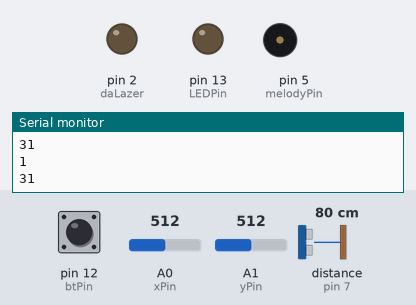
A sketch run on a simulated Arduino Uno, built with avr-gcc and run on an emulated ATmega328P. Shown: output pins drawn as LEDs (lit = HIGH), buzzer (waves = sounding), the last lines printed to the serial monitor. Wiring (inferred from the names in the program): ultrasonic range finder: trigger pin 8; echo pin 7. Dashed ring = blinking. The test bench sets the inputs (shaded band); at power-on: distance to the obstacle (sensor on pin 7) 80 cm, pin 12 (btPin) HIGH, A0 (xPin) = 512, A1 (yPin) = 512. The echo pulse lasts 58.3 µs per cm; pins used as bus, display or sensor lines are not drawn.

Above: at 1.2 s.
1.3 s: distance to the obstacle (sensor on pin 7) set to 38 cm
2.8 s: distance to the obstacle (sensor on pin 7) set to 29 cm
At 3.3 s:
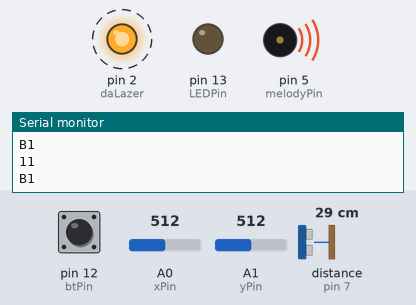
5.8 s: pin 12 (btPin) pulled LOW for 0.15 s
At 10.51 s:
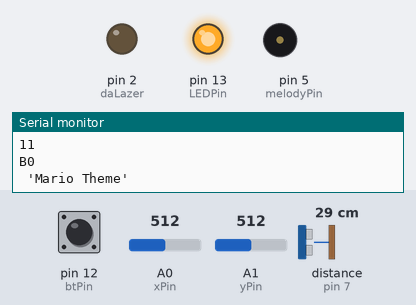
Timing chart, 0 to 14.8 s (numbered marks = the images above; inputs shaded):
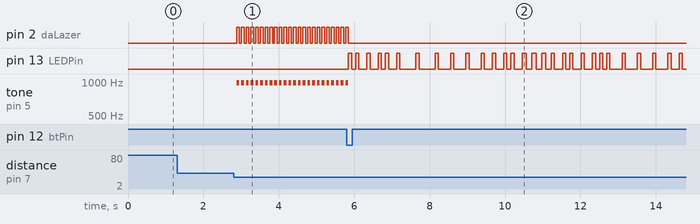

Measured:
- the behaviour switches between 34 and 33 cm on distance to the obstacle (sensor on pin 7) (found by bisection; images 0 and 1)
- after the input at 2.8 s, pin 2 (daLazer): alternates HIGH for 0.07 s and LOW for 0.05 s, starting after 0.08 s; tone on pin 5 (melodyPin): alternates 987 Hz for 0.07 s and silent for 0.05 s, starting after 0.08 s
- after the input at 5.8 s, pin 2 (daLazer): goes on until 5.8 s, then stays LOW; tone on pin 5 (melodyPin): goes on until 5.8 s, then stays silent

The sketch:

AWC_Hackathon.ino
```cpp
/*
  HC-SR04 Ping distance sensor:
  VCC to arduino 5v
  GND to arduino GND
  Echo to Arduino pin 7
  Trig to Arduino pin 8

  This sketch originates from Virtualmix: http://goo.gl/kJ8Gl
  Has been modified by Winkle ink here: http://winkleink.blogspot.com.au/2012/05/arduino-hc-sr04-ultrasonic-distance.html
  And modified further by ScottC here: http://arduinobasics.blogspot.com.au/2012/11/arduinobasics-hc-sr04-ultrasonic-sensor.html
  on 10 Nov 2012.
*/

#define NOTE_B0  31
#define NOTE_C1  33
#define NOTE_CS1 35
#define NOTE_D1  37
#define NOTE_DS1 39
#define NOTE_E1  41
#define NOTE_F1  44
#define NOTE_FS1 46
#define NOTE_G1  49
#define NOTE_GS1 52
#define NOTE_A1  55
#define NOTE_AS1 58
#define NOTE_B1  62
#define NOTE_C2  65
#define NOTE_CS2 69
#define NOTE_D2  73
#define NOTE_DS2 78
#define NOTE_E2  82
#define NOTE_F2  87
#define NOTE_FS2 93
#define NOTE_G2  98
#define NOTE_GS2 104
#define NOTE_A2  110
#define NOTE_AS2 117
#define NOTE_B2  123
#define NOTE_C3  131
#define NOTE_CS3 139
#define NOTE_D3  147
#define NOTE_DS3 156
#define NOTE_E3  165
#define NOTE_F3  175
#define NOTE_FS3 185
#define NOTE_G3  196
#define NOTE_GS3 208
#define NOTE_A3  220
#define NOTE_AS3 233
#define NOTE_B3  247
#define NOTE_C4  262
#define NOTE_CS4 277
#define NOTE_D4  294
#define NOTE_DS4 311
#define NOTE_E4  330
#define NOTE_F4  349
#define NOTE_FS4 370
#define NOTE_G4  392
#define NOTE_GS4 415
#define NOTE_A4  440
#define NOTE_AS4 466
#define NOTE_B4  494
#define NOTE_C5  523
#define NOTE_CS5 554
#define NOTE_D5  587
#define NOTE_DS5 622
#define NOTE_E5  659
#define NOTE_F5  698
#define NOTE_FS5 740
#define NOTE_G5  784
#define NOTE_GS5 831
#define NOTE_A5  880
#define NOTE_AS5 932
#define NOTE_B5  988
#define NOTE_C6  1047
#define NOTE_CS6 1109
#define NOTE_D6  1175
#define NOTE_DS6 1245
#define NOTE_E6  1319
#define NOTE_F6  1397
#define NOTE_FS6 1480
#define NOTE_G6  1568
#define NOTE_GS6 1661
#define NOTE_A6  1760
#define NOTE_AS6 1865
#define NOTE_B6  1976
#define NOTE_C7  2093
#define NOTE_CS7 2217
#define NOTE_D7  2349
#define NOTE_DS7 2489
#define NOTE_E7  2637
#define NOTE_F7  2794
#define NOTE_FS7 2960
#define NOTE_G7  3136
#define NOTE_GS7 3322
#define NOTE_A7  3520
#define NOTE_AS7 3729
#define NOTE_B7  3951
#define NOTE_C8  4186
#define NOTE_CS8 4435
#define NOTE_D8  4699
#define NOTE_DS8 4978

#define melodyPin 5
//Mario main theme melody
int melody[] = {
  NOTE_E7, NOTE_E7, 0, NOTE_E7,
  0, NOTE_C7, NOTE_E7, 0,
  NOTE_G7, 0, 0,  0,
  NOTE_G6, 0, 0, 0,

  NOTE_C7, 0, 0, NOTE_G6,
  0, 0, NOTE_E6, 0,
  0, NOTE_A6, 0, NOTE_B6,
  0, NOTE_AS6, NOTE_A6, 0,

  NOTE_G6, NOTE_E7, NOTE_G7,
  NOTE_A7, 0, NOTE_F7, NOTE_G7,
  0, NOTE_E7, 0, NOTE_C7,
  NOTE_D7, NOTE_B6, 0, 0,

  NOTE_C7, 0, 0, NOTE_G6,
  0, 0, NOTE_E6, 0,
  0, NOTE_A6, 0, NOTE_B6,
  0, NOTE_AS6, NOTE_A6, 0,

  NOTE_G6, NOTE_E7, NOTE_G7,
  NOTE_A7, 0, NOTE_F7, NOTE_G7,
  0, NOTE_E7, 0, NOTE_C7,
  NOTE_D7, NOTE_B6, 0, 0
};
//Mario main them tempo
int tempo[] = {
  12, 12, 12, 12,
  12, 12, 12, 12,
  12, 12, 12, 12,
  12, 12, 12, 12,

  12, 12, 12, 12,
  12, 12, 12, 12,
  12, 12, 12, 12,
  12, 12, 12, 12,

  9, 9, 9,
  12, 12, 12, 12,
  12, 12, 12, 12,
  12, 12, 12, 12,

  12, 12, 12, 12,
  12, 12, 12, 12,
  12, 12, 12, 12,
  12, 12, 12, 12,

  9, 9, 9,
  12, 12, 12, 12,
  12, 12, 12, 12,
  12, 12, 12, 12,
};
//Underworld melody
int underworld_melody[] = {
  NOTE_C4, NOTE_C5, NOTE_A3, NOTE_A4,
  NOTE_AS3, NOTE_AS4, 0,
  0,
  NOTE_C4, NOTE_C5, NOTE_A3, NOTE_A4,
  NOTE_AS3, NOTE_AS4, 0,
  0,
  NOTE_F3, NOTE_F4, NOTE_D3, NOTE_D4,
  NOTE_DS3, NOTE_DS4, 0,
  0,
  NOTE_F3, NOTE_F4, NOTE_D3, NOTE_D4,
  NOTE_DS3, NOTE_DS4, 0,
  0, NOTE_DS4, NOTE_CS4, NOTE_D4,
  NOTE_CS4, NOTE_DS4,
  NOTE_DS4, NOTE_GS3,
  NOTE_G3, NOTE_CS4,
  NOTE_C4, NOTE_FS4, NOTE_F4, NOTE_E3, NOTE_AS4, NOTE_A4,
  NOTE_GS4, NOTE_DS4, NOTE_B3,
  NOTE_AS3, NOTE_A3, NOTE_GS3,
  0, 0, 0
};
//Underwolrd tempo
int underworld_tempo[] = {
  12, 12, 12, 12,
  12, 12, 6,
  3,
  12, 12, 12, 12,
  12, 12, 6,
  3,
  12, 12, 12, 12,
  12, 12, 6,
  3,
  12, 12, 12, 12,
  12, 12, 6,
  6, 18, 18, 18,
  6, 6,
  6, 6,
  6, 6,
  18, 18, 18, 18, 18, 18,
  10, 10, 10,
  10, 10, 10,
  3, 3, 3
};


#define echoPin 7 // Echo Pin
#define trigPin 8 // Trigger Pin
#define LEDPin 13 // Onboard LED

int maximumRange = 200; // Maximum range needed
int minimumRange = 0; // Minimum range needed
long duration, distance; // Duration used to calculate distance

const int xPin = A0; //X attach to A0
const int yPin = A1; //Y attach to A1
const int btPin = 12; //Bt attach to digital 7

//pot for da lazer flashy
int potPin = A3;
int val = 0;
int daLazer = 2;

void setup() {
  Serial.begin (9600);
  pinMode(trigPin, OUTPUT);
  pinMode(echoPin, INPUT);
  pinMode(LEDPin, OUTPUT); // Use LED indicator (if required)
  pinMode(btPin, INPUT); //set btpin as INPUT
  digitalWrite(btPin, HIGH); //and HIGH
  pinMode(daLazer, OUTPUT);
  Serial.begin(9600); //initialize serial
}

void loop() {
   Serial.println(digitalRead(btPin));

  if (digitalRead(btPin) == 0) {
    Serial.println(" 'Mario Theme'");
    int size = sizeof(melody) / sizeof(int);
    for (int thisNote = 0; thisNote < size; thisNote++) {

      // to calculate the note duration, take one second
      // divided by the note type.
      //e.g. quarter note = 1000 / 4, eighth note = 1000/8, etc.
      int noteDuration = 1000 / tempo[thisNote];

      buzz(melodyPin, melody[thisNote], noteDuration);

      // to distinguish the notes, set a minimum time between them.
      // the note's duration + 30% seems to work well:
      int pauseBetweenNotes = noteDuration * 1.30;
      delay(pauseBetweenNotes);

      // stop the tone playing:
      buzz(melodyPin, 0, noteDuration);

    }
  }
  else {
   //Serial.println(" 'exit'");
  /**
  POTENTIAL PROBLEM heh get it POT tential
  val = analogRead(potPin)/4;
  digitalWrite(daLazer, HIGH);
  delay(val);
  digitalWrite(daLazer, LOW);
  delay(val);
  /**
  **/
  /**
  Serial.print("X: ");//print "X: "
  Serial.print(analogRead(xPin), DEC); //read the value of A0 and print it in decimal
  Serial.print("\tY: "); //print "Y: "
  Serial.print(analogRead(yPin), DEC); //read the value of A1 and print it in decimal
  Serial.print("\tZ: "); //print "Z: "
  Serial.println(digitalRead(btPin)); ////read the value of pin7 and print it
  **/
  int xJoy = analogRead(xPin);
  int yJoy = analogRead(yPin);

  //delay(100);//delay 100ms
  /* The following trigPin/echoPin cycle is used to determine the
    distance of the nearest object by bouncing soundwaves off of it. */
  digitalWrite(trigPin, LOW);
  delayMicroseconds(2);

  digitalWrite(trigPin, HIGH);
  delayMicroseconds(10);

  digitalWrite(trigPin, LOW);
  duration = pulseIn(echoPin, HIGH);

  //Calculate the distance (in cm) based on the speed of sound.
  //I CHANGED IT TO INCHES
  distance = duration / 58.2 * .39;

  /* Send the distance to the computer using Serial protocol, and
    turn LED OFF to indicate successful reading. */
  Serial.println(distance);
  digitalWrite(LEDPin, LOW);


  //Delay 50ms before next reading.
  delay(50);
  //tone(5, 216);
  int x = distance;
  if (x >= .5 && x < 2.5) {
    tone(5, 523, xJoy/7);
    delay(xJoy/7);
    Serial.print("C");
    digitalWrite(daLazer, HIGH);
    Serial.print(xJoy/7);
    //tone(2, 659, 100);

  }
  else if (x >= 2.5 && x < 4) {
    tone(5, 587, xJoy/7);
    Serial.print("D");
    digitalWrite(daLazer, HIGH);
    delay(xJoy/7);
  }
  else if (x >= 4 && x < 5.5) {
    tone(5, 659, xJoy/7);
    Serial.print("E");
    digitalWrite(daLazer, HIGH);
    delay(xJoy/7);
  }
  else if (x >= 5.5 && x < 7) {
    tone(5, 698 , xJoy/7);
    Serial.print("F");
    digitalWrite(daLazer, HIGH);
    delay(xJoy/7);
  }
  else if (x >= 7 && x < 8.5) {
    tone(5, 783 , xJoy/7);
    Serial.print("G");
    digitalWrite(daLazer, HIGH);
    delay(xJoy/7);
  }
  else if (x >= 8.5 && x < 10) {
tone(5, 880 , xJoy/7);
    Serial.print("A");
    digitalWrite(daLazer, HIGH);
    delay(xJoy/7);
  }
  else if (x >= 10 && x < 11.5) {
  tone(5, 987 , xJoy/7);
    Serial.print("B");
    digitalWrite(daLazer, HIGH);
    delay(xJoy/7);
  }
    else if (x >= 11.5 && x < 13) {
  tone(5, 1046 , xJoy/7);
    Serial.print("C");
    digitalWrite(daLazer, HIGH);
    delay(xJoy/7);
  }
  digitalWrite(daLazer, LOW);


}
  }


void buzz(int targetPin, long frequency, long length) {
  digitalWrite(13, HIGH);
  long delayValue = 1000000 / frequency / 2; // calculate the delay value between transitions
  //// 1 second's worth of microseconds, divided by the frequency, then split in half since
  //// there are two phases to each cycle
  long numCycles = frequency * length / 1000; // calculate the number of cycles for proper timing
  //// multiply frequency, which is really cycles per second, by the number of seconds to
  //// get the total number of cycles to produce
  for (long i = 0; i < numCycles; i++) { // for the calculated length of time...
    digitalWrite(targetPin, HIGH); // write the buzzer pin high to push out the diaphram
    delayMicroseconds(delayValue); // wait for the calculated delay value
    digitalWrite(targetPin, LOW); // write the buzzer pin low to pull back the diaphram
    delayMicroseconds(delayValue); // wait again or the calculated delay value
  }
  digitalWrite(13, LOW);
}
```
